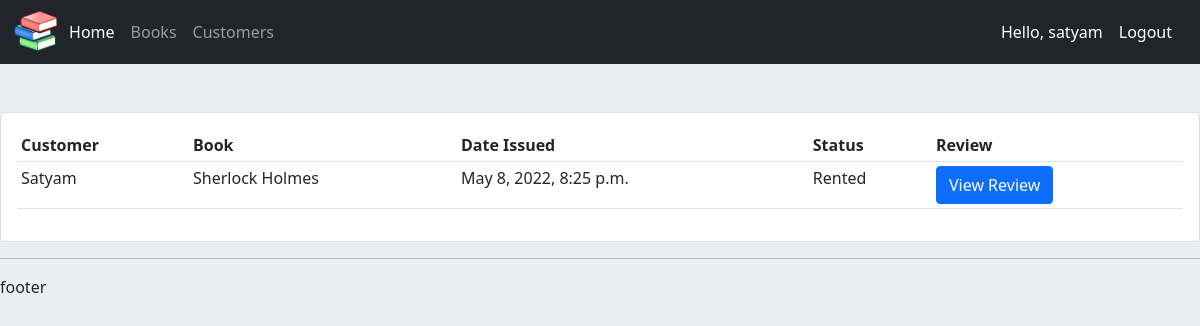
The page /customers/ (signed in) on the database its author committed.
### accounts/models.py (models this page shows, shortened)
class Order(models.Model):
    STATUS=(('Rented','Rented'),('Pending','Pending'),('Cancelled','Cancelled'))
    customer=models.ForeignKey(Customer,on_delete=models.SET_NULL, max_length=200,null=True)
    book=models.ForeignKey(Book, max_length=200, on_delete=models.SET_NULL,null=True)
    status=models.CharField(max_length=200, null=True,choices=STATUS)
    datecreated=models.DateTimeField(auto_now_add=True, null=True)
    Review=models.ForeignKey(Review,max_length=500,null=True,on_delete=models.SET_NULL)

class Customer(models.Model):
    name=models.CharField(max_length=200,null=True)
    phone=models.CharField(max_length=200,null=True)
    email=models.EmailField(max_length=200,null=True)
    datecreated=models.DateTimeField(auto_now_add=True, null=True)

class Book(models.Model):
    name=models.CharField(max_length=200, null= True)
    category=models.CharField(max_length=200,null=True,choices=CATEGORY)
    datecreated=models.DateTimeField(auto_now_add=True, null=True)

### accounts/decorators.py (the view)
        def wrap_func(request,*args, **kwargs):
            group=None
            if request.user.groups.exists():
                group=request.user.groups.all()[0].name
            if group in allowed_roles:
                return view_func(request,*args, **kwargs)
            else:
                return HttpResponse("not authorized")

### accounts/views.py (called while the page is built)
@login_required(login_url='login')
@allowedUsers(['admin'])
def customers(request):
    orders=Order.objects.all
    context={'orders':orders}
    return render(request, 'accounts/customers.html',context)

### accounts/templates/accounts/customers.html (shortened to what this page needs)
{% extends 'accounts/main.html' %}
{% block content %}
<br>
<br>
<div class="row">
	<div class="col-md">
		<div class="card card-body">
			<table class="table table-sm">
				<tr>
					<th>Customer</th>
					<th>Book</th>
					<th>Date Issued</th>
					<th>Status</th>
					<th>Review</th>
				</tr>
				{% for i in orders %}
				<tr>
					<td>{{i.customer.name}}</td>
					<td>{{i.book.name}}</td>
					<td>{{i.datecreated}}</td>
					<td>{{i.status}}</td>
					<td>
						<button type="button" class="btn btn-primary" data-bs-toggle="modal" data-bs-target="#exampleModal">
						  View Review
						</button>
						</td>
				</tr>
				{% endfor %}
			</table>
		</div>
	</div>
</div>
{% endblock %}

### accounts/templates/accounts/navbar.html (shortened to what this page needs)
{% load static %}
<nav class="navbar navbar-expand-lg navbar-dark bg-dark">
    <div class="container-fluid">
      <img id="logo" src="{% static 'images/logo.jpeg' %}" alt="">
      <div class="collapse navbar-collapse" id="navbarSupportedContent">
        <ul class="navbar-nav me-auto mb-2 mb-lg-0">
          <li class="nav-item">
            <a class="nav-link active" aria-current="page" href="{% url 'home' %}">Home</a>
          </li>
          <li class="nav-item">
            <a class="nav-link" href="{% url 'books' %}">Books</a>
          </li>
          {% if request.user.is_staff %}
          <li class="nav-item">
            <a class="nav-link" href="{% url 'customers' %}">Customers</a>
          </li>
          {% endif %}
        </ul>
        {% if user.is_authenticated %}
        <span class="hello">Hello, {{request.user}}</span>
        <a class="nav-link hello" href="{% url 'logout' %}">Logout</a>
        {% else %}
        <a class="btn btn-success me-2" href="{% url 'login' %}" role="button">Login</a>
        <a class="btn btn-danger me-2" href="{% url 'register' %}" role="button">Register</a>
        {% endif %}
      </div>
    </div>
  </nav>

### static/css/main.css (style rules this page uses)
#logo { height: 3em; }
body { background-color: #ebeff5; }

### accounts/templates/accounts/navbar.html (style rules this page uses)
.hello { color:white; }

### rows shown on the page
Order: customer.name "Satyam", book.name "Sherlock Holmes", datecreated "May 8, 2022, 8:25 p.m.", status "Rented"

### other values the page prints
{{ request.user }} "satyam"
